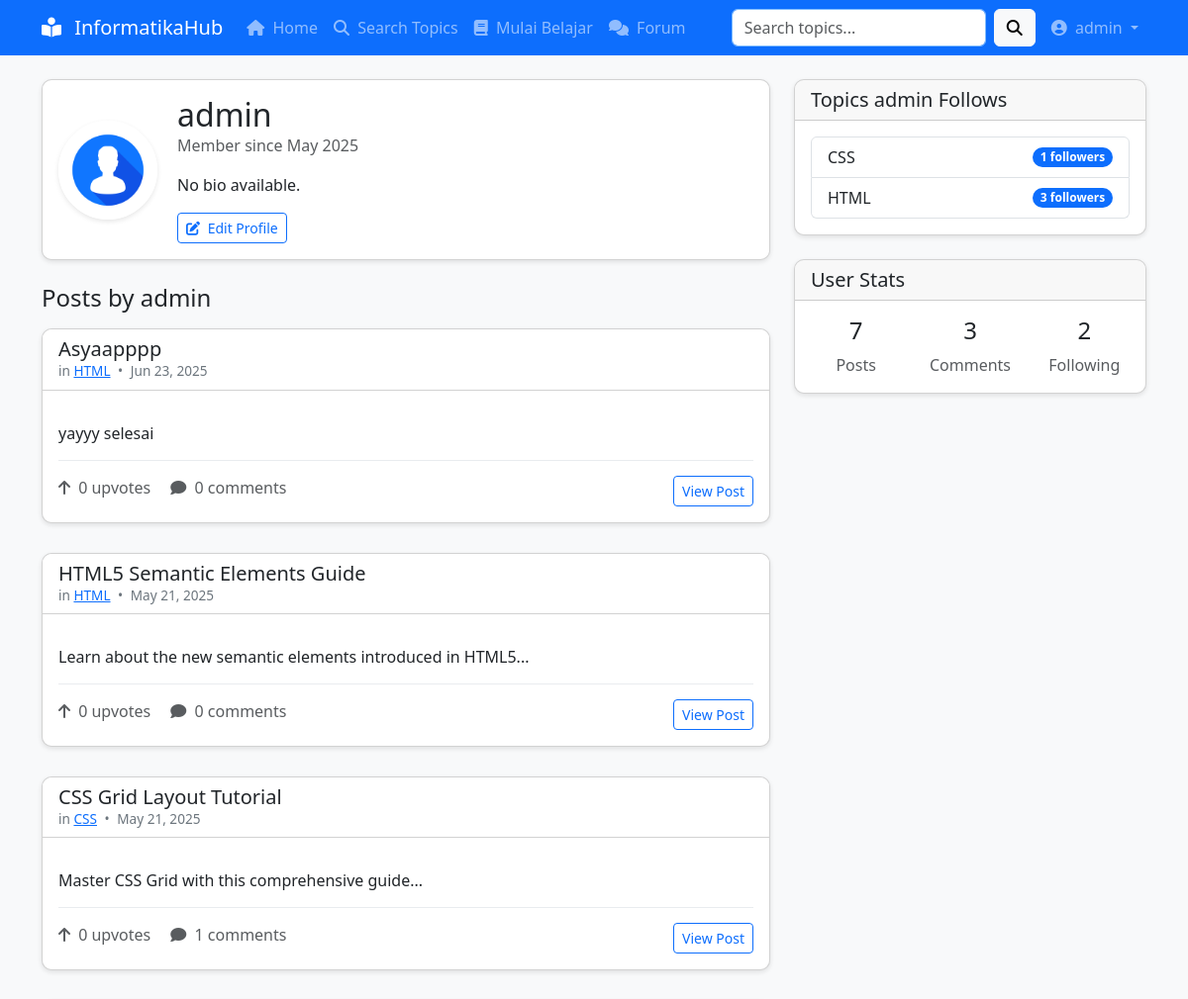
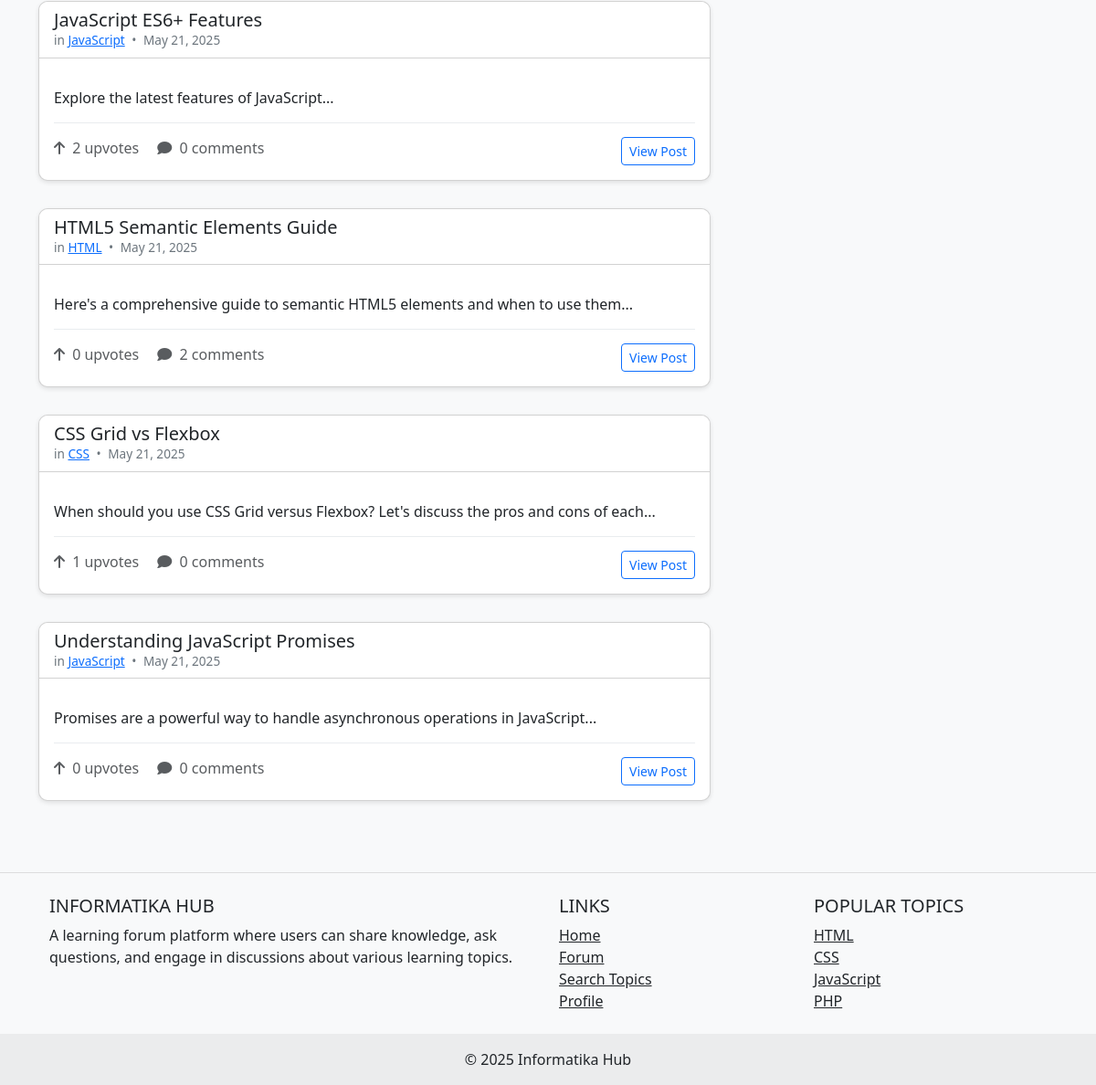
The page /pages/profile.php (signed in) on the database its author committed (2 pictures, top to bottom).
### tables this page shows
CREATE TABLE `users` (
  `user_id` int(11) NOT NULL,
  `username` varchar(50) NOT NULL,
  `email` varchar(100) NOT NULL,
  `password` varchar(255) NOT NULL,
  `profile_image` varchar(255) DEFAULT 'default.jpg',
  `bio` text DEFAULT NULL,
  `role` varchar(10) DEFAULT 'member',
  `created_at` timestamp NOT NULL DEFAULT current_timestamp(),
  `updated_at` timestamp NOT NULL DEFAULT current_timestamp() ON UPDATE current_timestamp()
);

CREATE TABLE `posts` (
  `post_id` int(11) NOT NULL,
  `user_id` int(11) DEFAULT NULL,
  `topic_id` int(11) DEFAULT NULL,
  `title` varchar(255) NOT NULL,
  `content` text DEFAULT NULL,
  `media_url` varchar(255) DEFAULT NULL,
  `media_type` enum('image','video','none') DEFAULT 'none',
  `is_featured` tinyint(1) DEFAULT 0,
  `is_tutorial` tinyint(1) DEFAULT 0,
  `is_pinned` tinyint(1) DEFAULT 0,
  `upvotes` int(11) DEFAULT 0,
  `downvotes` int(11) DEFAULT 0,
  `created_at` timestamp NOT NULL DEFAULT current_timestamp(),
  `updated_at` timestamp NOT NULL DEFAULT current_timestamp() ON UPDATE current_timestamp()
);

CREATE TABLE `topic_spaces` (
  `topic_id` int(11) NOT NULL,
  `topic_name` varchar(100) NOT NULL,
  `description` text DEFAULT NULL,
  `created_by` int(11) DEFAULT NULL,
  `created_at` timestamp NOT NULL DEFAULT current_timestamp(),
  `updated_at` timestamp NOT NULL DEFAULT current_timestamp() ON UPDATE current_timestamp()
);

### config/database.php (called while the page is built, shortened)
<?php
function getDbConnection() {
    $conn = new mysqli(DB_HOST, DB_USER, DB_PASS, DB_NAME);
    return $conn;
}
function executePreparedStatement($sql, $types, $params) {
    $conn = getDbConnection();
    $stmt = $conn->prepare($sql);
    if (!empty($params)) {
        $stmt->bind_param($types, ...$params);
    }
    $success = $stmt->execute();
    $result = $stmt->get_result();
    return $success ? $result : false;
}

### includes/user.php (called while the page is built, shortened)
<?php
function getUserById($userId) {
    $sql = "SELECT user_id, username, email, profile_image, bio, role, created_at
            FROM users WHERE user_id = ?";
    $result = executePreparedStatement($sql, "i", [$userId]);
    if ($result->num_rows === 1) {
        return $result->fetch_assoc();
    } else {
        return null;
    }
}

### config/config.php (called while the page is built, shortened)
<?php
function isLoggedIn() {
    return isset($_SESSION['user_id']) && !empty($_SESSION['user_id']);
}
require_once 'database.php';

### includes/topic.php (called while the page is built, shortened)
<?php
$baseDir = dirname(__DIR__);
require_once $baseDir . '/config/config.php';
require_once $baseDir . '/config/database.php';
function getFollowedTopics($userId, $limit = 10, $offset = 0) {
    $sql = "SELECT t.*, u.username as creator_name,
            (SELECT COUNT(*) FROM user_topic_follows WHERE topic_id = t.topic_id) as followers_count
            FROM topic_spaces t
            LEFT JOIN users u ON t.created_by = u.user_id
            JOIN user_topic_follows f ON t.topic_id = f.topic_id
            WHERE f.user_id = ?
            ORDER BY f.followed_at DESC
            LIMIT ? OFFSET ?";
    $result = executePreparedStatement($sql, "iii", [$userId, $limit, $offset]);
    $topics = [];
    while ($row = $result->fetch_assoc()) {
        $topics[] = $row;
    }
    return $topics;
}

### pages/profile.php (the view, shortened to what this page needs)
<?php
require_once '../config/config.php';
require_once '../includes/user.php';
require_once '../includes/topic.php';
$userId = isset($_GET['id']) ? (int)$_GET['id'] : (isLoggedIn() ? $_SESSION['user_id'] : null);
$user = getUserById($userId);
$isOwnProfile = isLoggedIn() && $userId == $_SESSION['user_id'];
$userPosts = [];
$sql = "SELECT p.*, t.topic_name,
        (SELECT COUNT(*) FROM comments WHERE post_id = p.post_id) as comments_count
        FROM posts p
        JOIN topic_spaces t ON p.topic_id = t.topic_id
        WHERE p.user_id = ?
        ORDER BY p.created_at DESC
        LIMIT 10";
$result = executePreparedStatement($sql, "i", [$userId]);
while ($row = $result->fetch_assoc()) {
    $userPosts[] = $row;
}
$followedTopics = getFollowedTopics($userId, 5, 0);
include '../includes/header.php';
?>
<div class="row">
    <div class="col-lg-8">
        <div class="card mb-4">
            <div class="card-body">
                <div class="d-flex flex-column flex-md-row align-items-center">
                    <img src="<?php echo (!empty($user['profile_image']) ? UPLOAD_URL . $user['profile_image'] : '../assets/img/default.jpg'); ?>" class="profile-avatar">
                    <div class="profile-info">
                        <h2 class="mb-0"><?php echo $user['username']; ?></h2>
                        <p class="text-muted">
                            Member since <?php echo date('M Y', strtotime($user['created_at'])); ?>
                        </p>
                        <p><?php echo !empty($user['bio']) ? $user['bio'] : 'No bio available.'; ?></p>
                        <?php if ($isOwnProfile): ?>
                            <button class="btn btn-outline-primary btn-sm" id="openEditProfileBtn">
                                <i class="fas fa-edit me-1"></i> Edit Profile
                            </button>
                        <?php endif; ?>
                    </div>
                </div>
            </div>
        </div>
        <h4 class="mb-3">Posts by <?php echo $user['username']; ?></h4>
        <?php if (empty($userPosts)): ?>
            <div class="alert alert-info">
                <p class="mb-0">No posts yet.</p>
            </div>
        <?php else: ?>
            <?php foreach ($userPosts as $post): ?>
                <div class="card post-card">
                    <div class="card-header bg-white">
                        <h5 class="mb-0"><a class="biasa" href="<?php echo SITE_URL; ?>/pages/post.php?id=<?php echo $post['post_id']; ?>"><?php echo $post['title']; ?></a></h5>
                        <div class="post-meta">
                            <span>in <a href="<?php echo SITE_URL; ?>/pages/topic.php?id=<?php echo $post['topic_id']; ?>"><?php echo $post['topic_name']; ?></a></span>
                            <span class="mx-1">•</span>
                            <span><?php echo date('M d, Y', strtotime($post['created_at'])); ?></span>
                        </div>
                    </div>
                    <div class="card-body">
                        <div class="post-content">
                            <?php
                            echo nl2br(substr($post['content'], 0, 150));
                            ?>
                        </div>
                        <div class="post-actions">
                            <div>
                                <span class="text-muted me-3">
                                    <i class="fas fa-arrow-up me-1"></i> <?php echo $post['upvotes']; ?> upvotes
                                </span>
                                <span class="text-muted">
                                    <i class="fas fa-comment me-1"></i> <?php echo $post['comments_count']; ?> comments
                                </span>
                            </div>
                            <a href="<?php echo SITE_URL; ?>/pages/post.php?id=<?php echo $post['post_id']; ?>" class="btn btn-sm btn-outline-primary">
                                View Post
                            </a>
                        </div>
                    </div>
                </div>
            <?php endforeach; ?>
        <?php endif; ?>
    </div>
    <div class="col-lg-4">
        <div class="card mb-4">
            <div class="card-header">
                <h5 class="mb-0">Topics <?php echo $user['username']; ?> Follows</h5>
            </div>
            <div class="card-body">
                <?php if (empty($followedTopics)): ?>
                    <p class="mb-0">Not following any topics yet.</p>
                <?php else: ?>
                    <div class="list-group">
                        <?php foreach ($followedTopics as $topic): ?>
                            <a href="<?php echo SITE_URL; ?>/pages/topic.php?id=<?php echo $topic['topic_id']; ?>" class="list-group-item list-group-item-action d-flex justify-content-between align-items-center">
                                <?php echo $topic['topic_name']; ?>
                                <span class="badge bg-primary rounded-pill"><?php echo $topic['followers_count']; ?> followers</span>
                            </a>
                        <?php endforeach; ?>
                    </div>
                <?php endif; ?>
            </div>
        </div>
        <?php
        $sql = "SELECT
                (SELECT COUNT(*) FROM posts WHERE user_id = ?) as posts_count,
                (SELECT COUNT(*) FROM comments WHERE user_id = ?) as comments_count,
                (SELECT COUNT(*) FROM user_topic_follows WHERE user_id = ?) as following_count";
        $result = executePreparedStatement($sql, "iii", [$userId, $userId, $userId]);
        $stats = $result->fetch_assoc();
        ?>
        <div class="card">
            <div class="card-header">
                <h5 class="mb-0">User Stats</h5>
            </div>
            <div class="card-body">
                <div class="row text-center">
                    <div class="col-4">
                        <h4><?php echo $stats['posts_count']; ?></h4>
                        <p class="text-muted mb-0">Posts</p>
                    </div>
                    <div class="col-4">
                        <h4><?php echo $stats['comments_count']; ?></h4>
                        <p class="text-muted mb-0">Comments</p>
                    </div>
                    <div class="col-4">
                        <h4><?php echo $stats['following_count']; ?></h4>
                        <p class="text-muted mb-0">Following</p>
                    </div>
                </div>
            </div>
        </div>
    </div>
</div>
<?php
include '../includes/footer.php';
?>

### assets/css/style.css (style rules this page uses)
body { background-color: #f8f9fa; min-height: 100vh; display: flex; flex-direction: column; }
.card { border-radius: 10px; box-shadow: 0 2px 5px rgba(0, 0, 0, 0.1); margin-bottom: 20px; transition: transform 0.3s ease; }
.card-header { border-top-left-radius: 10px !important; border-top-right-radius: 10px !important; }
.post-card { margin-bottom: 30px; }
.post-meta { font-size: 0.85rem; color: #6c757d; }
.post-content { margin-top: 15px; }
.post-actions { display: flex; justify-content: space-between; margin-top: 15px; padding-top: 15px; border-top: 1px solid #e9ecef; }
.profile-avatar { width: 100px; height: 100px; border-radius: 50%; object-fit: cover; border: 3px solid #fff; box-shadow: 0 2px 5px rgba(0, 0, 0, 0.1); }
.profile-info { margin-left: 20px; }
#latest-courses a, .biasa { text-decoration: none; color: inherit; }

### rows shown on the page
users: profile_image (placeholder picture), username "admin", created_at "May 2025"
posts: title "Asyaapppp", topic.topic_name "HTML", created_at "Jun 23, 2025", content "yayyy selesai", upvotes "0", comments_count "0"
posts: title "HTML5 Semantic Elements Guide", topic.topic_name "HTML", created_at "May 21, 2025", content "Learn about the new semantic elements introduced in HTML5...", upvotes "0", comments_count "0"
posts: title "CSS Grid Layout Tutorial", topic.topic_name "CSS", created_at "May 21, 2025", content "Master CSS Grid with this comprehensive guide...", upvotes "0", comments_count "1"
posts: title "JavaScript ES6+ Features", topic.topic_name "JavaScript", created_at "May 21, 2025", content "Explore the latest features of JavaScript...", upvotes "2", comments_count "0"
posts: title "HTML5 Semantic Elements Guide", topic.topic_name "HTML", created_at "May 21, 2025", content "Here's a comprehensive guide to semantic HTML5 elements and when to use them...", upvotes "0", comments_count "2"
posts: title "CSS Grid vs Flexbox", topic.topic_name "CSS", created_at "May 21, 2025", content "When should you use CSS Grid versus Flexbox? Let's discuss the pros and cons of each...", upvotes "1", comments_count "0"
posts: title "Understanding JavaScript Promises", topic.topic_name "JavaScript", created_at "May 21, 2025", content "Promises are a powerful way to handle asynchronous operations in JavaScript...", upvotes "0", comments_count "0"
topic_spaces: topic_name "CSS", followers_count "1"
topic_spaces: topic_name "HTML", followers_count "3"

### other values the page prints
$_SESSION['username'] "admin"
$stats['posts_count'] "7"
$stats['comments_count'] "3"
$stats['following_count'] "2"
